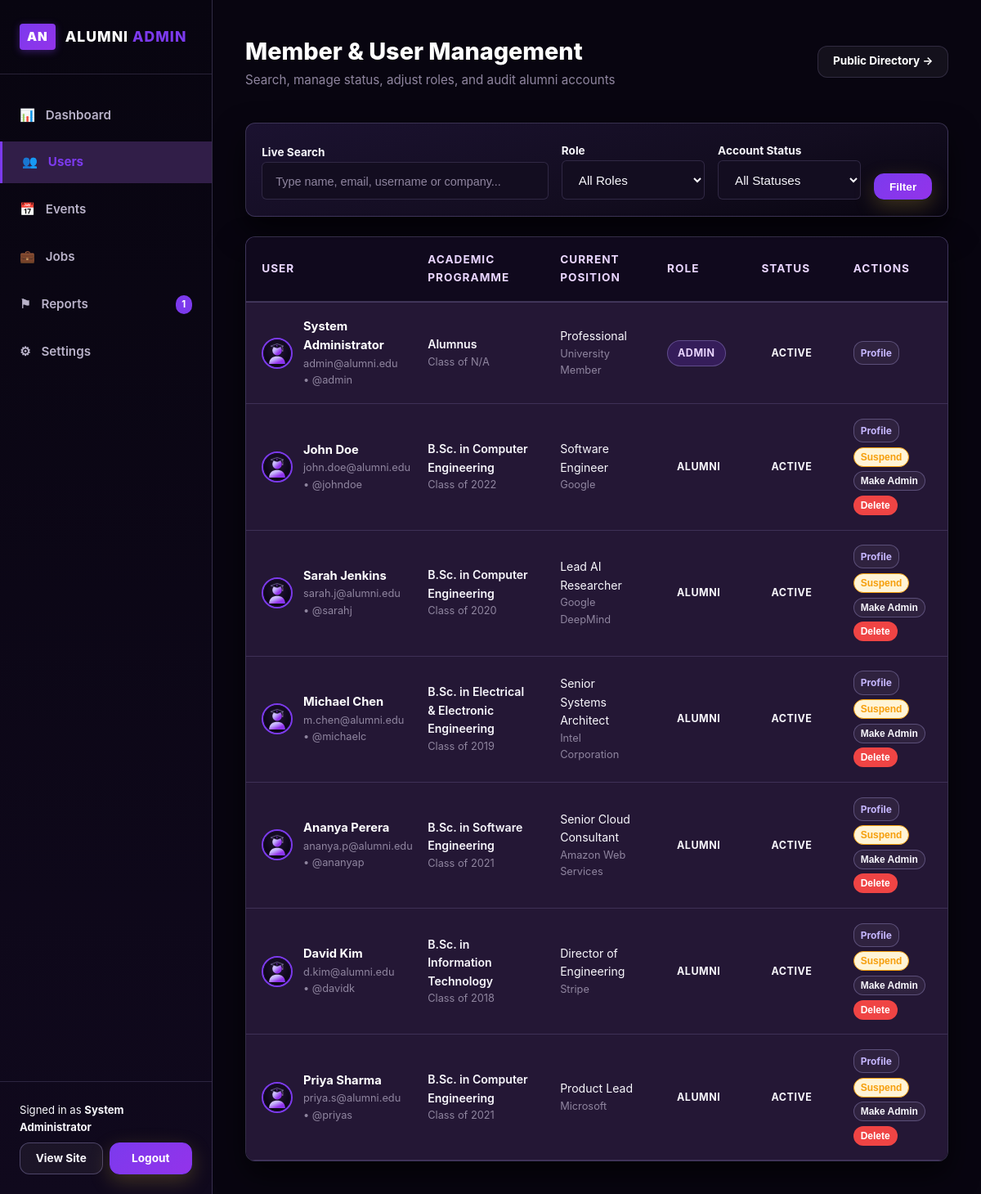
The page /admin/users.php (signed in) on the database its author committed.
### tables this page shows
CREATE TABLE IF NOT EXISTS users (
    id INT AUTO_INCREMENT PRIMARY KEY,
    username VARCHAR(50) NOT NULL UNIQUE,
    first_name VARCHAR(50) NOT NULL,
    last_name VARCHAR(50) NOT NULL,
    email VARCHAR(100) NOT NULL UNIQUE,
    password VARCHAR(255) NOT NULL,
    role ENUM('alumni', 'admin') NOT NULL DEFAULT 'alumni',
    status ENUM('active', 'suspended') NOT NULL DEFAULT 'active',
    created_at TIMESTAMP DEFAULT CURRENT_TIMESTAMP
);

CREATE TABLE IF NOT EXISTS alumni_profiles (
    id INT AUTO_INCREMENT PRIMARY KEY,
    user_id INT NOT NULL,
    graduation_year INT NOT NULL,
    degree_programme VARCHAR(150) NOT NULL,
    department VARCHAR(150) NOT NULL,
    current_job_title VARCHAR(150) NULL,
    current_company VARCHAR(150) NULL,
    location VARCHAR(150) NULL,
    phone VARCHAR(30) NULL,
    linkedin_url VARCHAR(255) NULL,
    bio TEXT NULL,
    profile_picture VARCHAR(255) DEFAULT 'default-avatar.svg',
    is_public TINYINT(1) NOT NULL DEFAULT 1,
    updated_at TIMESTAMP DEFAULT CURRENT_TIMESTAMP ON UPDATE CURRENT_TIMESTAMP,
    FOREIGN KEY (user_id) REFERENCES users(id) ON DELETE CASCADE
);

### config/db.php (called while the page is built, shortened)
<?php
function current_user_id() {
    return $_SESSION['user_id'] ?? null;
}
$db_host = '127.0.0.1';
$db_name = 'alumni_network';
$db_user = 'root';
$db_pass = '';
try {
    $db_connected = true;
} catch (PDOException $e) {
    try {
        $root_pdo = new PDO("mysql:host={$db_host};charset=utf8mb4", $db_user, $db_pass);
        $root_pdo->exec("CREATE DATABASE IF NOT EXISTS `{$db_name}` CHARACTER SET utf8mb4 COLLATE utf8mb4_unicode_ci");
        $pdo = new PDO("mysql:host={$db_host};dbname={$db_name};charset=utf8mb4", $db_user, $db_pass, [
            PDO::ATTR_ERRMODE => PDO::ERRMODE_EXCEPTION,
            PDO::ATTR_DEFAULT_FETCH_MODE => PDO::FETCH_ASSOC
        ]);
        $schemaPath = __DIR__ . '/../database/schema.sql';
        if (file_exists($schemaPath)) {
            $sql = file_get_contents($schemaPath);
            $pdo->exec($sql);
        }
        $db_connected = true;
    } catch (Exception $sub_ex) {
        $db_connected = false;
    }
}
function get_base_url() {
    $script_dir = str_replace('\\', '/', dirname($_SERVER['SCRIPT_NAME']));
    $parts = array_values(array_filter(explode('/', trim($script_dir, '/')), function($p) {
        return $p !== '' && $p !== '.';
    }));
    if (!empty($parts) && in_array(end($parts), ['auth', 'admin', 'config', 'includes'])) {
        array_pop($parts);
    }
    $path = implode('/', $parts);
    return '/' . ($path ? $path . '/' : '');
}

### includes/functions.php (called while the page is built, shortened)
<?php
require_once __DIR__ . '/../config/db.php';
function get_user_avatar_url($profile_picture = null) {
    $baseUrl = get_base_url();
    return $baseUrl . 'assets/images/default-avatar.svg';
}

### admin/users.php (the view, shortened to what this page needs)
<?php
require_once __DIR__ . '/../config/db.php';
require_once __DIR__ . '/../includes/functions.php';
$baseUrl = get_base_url();
$searchQuery = trim($_GET['search'] ?? '');
$usersList = [];
if ($db_connected && $pdo) {
    try {
        $sql = "
            SELECT u.*, p.degree_programme, p.graduation_year, p.current_company, p.current_job_title, p.profile_picture
            FROM users u
            LEFT JOIN alumni_profiles p ON u.id = p.user_id
            WHERE 1=1
        ";
        $params = [];
        $sql .= " ORDER BY (u.id = 1) DESC, u.created_at DESC";
        $stmt = $pdo->prepare($sql);
        $stmt->execute($params);
        $usersList = $stmt->fetchAll();
    } catch (Exception $e) {
        $usersList = [];
    }
}
?>
<!DOCTYPE html>
<html lang="en">
<head>
    <link rel="stylesheet" href="<?php echo $baseUrl; ?>assets/css/style.css">
</head>
<body style="background: var(--bg-color);">
<div class="admin-layout">
    <?php require_once __DIR__ . '/includes/sidebar.php'; ?>
    <main class="admin-main">
        <div class="admin-header">
            <div>
                <h1 class="admin-title">Member & User Management</h1>
                <p style="color: var(--text-muted); font-size: 0.95rem;">Search, manage status, adjust roles, and audit alumni accounts</p>
            </div>
            <div>
                <a href="<?php echo $baseUrl; ?>directory.php" target="_blank" class="btn btn-outline-light btn-sm" style="color: var(--text-light); border-color: var(--border-color);">
                    Public Directory &rarr;
                </a>
            </div>
        </div>
        <div class="card" style="margin-bottom: 1.5rem; padding: 1.2rem;">
            <form method="GET" action="users.php" style="display: flex; gap: 1rem; flex-wrap: wrap; align-items: flex-end;">
                <div style="flex: 2; min-width: 220px;">
                    <label style="font-size: 0.85rem; font-weight: 700; color: var(--text-color); margin-bottom: 0.3rem;">Live Search</label>
                    <input type="text" id="userLiveSearch" name="search" class="form-control"
                           placeholder="Type name, email, username or company..."
                           value="<?php echo htmlspecialchars($searchQuery); ?>" onkeyup="liveFilterUsers();">
                </div>
                <div style="flex: 1; min-width: 140px;">
                    <label style="font-size: 0.85rem; font-weight: 700; color: var(--text-color); margin-bottom: 0.3rem;">Role</label>
                    <select name="role" class="form-control" onchange="this.form.submit();">
                        <option value="">All Roles</option>
                    </select>
                </div>
                <div style="flex: 1; min-width: 140px;">
                    <label style="font-size: 0.85rem; font-weight: 700; color: var(--text-color); margin-bottom: 0.3rem;">Account Status</label>
                    <select name="status" class="form-control" onchange="this.form.submit();">
                        <option value="">All Statuses</option>
                    </select>
                </div>
                <div style="display: flex; gap: 0.5rem;">
                    <button type="submit" class="btn btn-gold btn-sm">Filter</button>
                </div>
            </form>
        </div>
        <div class="card" style="padding: 0; overflow-x: auto;">
            <table class="table admin-table" id="usersTable" style="margin: 0;">
                <thead>
                    <tr>
                        <th>User</th>
                        <th>Academic Programme</th>
                        <th>Current Position</th>
                        <th>Role</th>
                        <th>Status</th>
                        <th>Actions</th>
                    </tr>
                </thead>
                <tbody>
                    <?php if (empty($usersList)): ?>
                        <tr>
                            <td colspan="6" style="text-align: center; padding: 3rem; color: var(--text-muted);">
                                No users found matching query.
                            </td>
                        </tr>
                    <?php else: ?>
                        <?php foreach ($usersList as $u): ?>
                            <tr class="user-row">
                                <td>
                                    <div style="display: flex; align-items: center; gap: 0.8rem;">
                                        <img src="<?php echo get_user_avatar_url($u['profile_picture'] ?? 'default-avatar.svg'); ?>"
                                             alt="Avatar" style="width: 38px; height: 38px; border-radius: 50%; object-fit: cover; border: 2px solid var(--accent-color);">
                                        <div>
                                            <strong class="user-fullname" style="color: var(--text-light);">
                                                <?php echo htmlspecialchars($u['first_name'] . ' ' . $u['last_name']); ?>
                                            </strong>
                                            <div class="user-email" style="font-size: 0.8rem; color: var(--text-muted);">
                                                <?php echo htmlspecialchars($u['email']); ?> &bull; @<?php echo htmlspecialchars($u['username']); ?>
                                            </div>
                                        </div>
                                    </div>
                                </td>
                                <td>
                                    <div style="font-size: 0.88rem; font-weight: 600;">
                                        <?php echo htmlspecialchars($u['degree_programme'] ?? 'Alumnus'); ?>
                                    </div>
                                    <div style="font-size: 0.8rem; color: var(--text-muted);">
                                        Class of <?php echo htmlspecialchars($u['graduation_year'] ?? 'N/A'); ?>
                                    </div>
                                </td>
                                <td>
                                    <div class="user-company" style="font-size: 0.88rem;">
                                        <?php echo htmlspecialchars($u['current_job_title'] ?? 'Professional'); ?>
                                    </div>
                                    <div style="font-size: 0.8rem; color: var(--text-muted);">
                                        <?php echo htmlspecialchars($u['current_company'] ?? 'University Member'); ?>
                                    </div>
                                </td>
                                <td>
                                    <?php if ($u['role'] === 'admin'): ?>
                                        <span class="badge" style="background: rgba(124, 58, 237, 0.2); color: var(--pale-highlight); border: 1px solid rgba(196, 181, 253, 0.3);">Admin</span>
                                    <?php else: ?>
                                        <span class="badge badge-secondary">Alumni</span>
                                    <?php endif; ?>
                                </td>
                                <td>
                                    <?php if ($u['status'] === 'active'): ?>
                                        <span class="badge badge-success">Active</span>
                                    <?php else: ?>
                                        <span class="badge badge-danger">Suspended</span>
                                    <?php endif; ?>
                                </td>
                                <td>
                                    <div style="display: flex; gap: 0.35rem; align-items: center; flex-wrap: wrap;">
                                        <a href="../profile.php?id=<?php echo $u['id']; ?>" target="_blank" class="btn btn-outline-light btn-sm" style="font-size: 0.75rem; padding: 0.25rem 0.5rem; color: var(--accent-light);" title="View Public Profile">
                                            Profile
                                        </a>
                                        <?php if ($u['id'] !== 1 && $u['id'] !== current_user_id()): ?>
                                            <form method="POST" action="users.php" style="display: inline;">
                                                <?php if ($u['status'] === 'active'): ?>
                                                    <button type="submit" class="btn btn-sm" style="background: #FFF4D6; color: var(--warning-color); border: 1px solid var(--warning-color); font-size: 0.75rem; padding: 0.25rem 0.5rem;" onclick="return confirm('Suspend this user account?');">
                                                        Suspend
                                                    </button>
                                                <?php else: ?>
                                                    <button type="submit" class="btn btn-sm btn-outline-gold" style="font-size: 0.75rem; padding: 0.25rem 0.5rem;">
                                                        Activate
                                                    </button>
                                                <?php endif; ?>
                                            </form>
                                            <form method="POST" action="users.php" style="display: inline;">
                                                <button type="submit" class="btn btn-outline-light btn-sm" style="font-size: 0.75rem; padding: 0.25rem 0.5rem; color: var(--text-color);" onclick="return confirm('Change user role to <?php echo ($u['role'] === 'admin') ? 'Alumni' : 'Admin'; ?>?');">
                                                    <?php echo ($u['role'] === 'admin') ? 'Demote' : 'Make Admin'; ?>
                                                </button>
                                            </form>
                                            <form method="POST" action="users.php" style="display: inline;">
                                                <button type="submit" class="btn btn-sm" style="background: var(--danger-color); color: #fff; font-size: 0.75rem; padding: 0.25rem 0.5rem;" onclick="return confirm('PERMANENT DELETION: Are you sure you want to completely delete this user and all associated records?');">
                                                    Delete
                                                </button>
                                            </form>
                                        <?php endif; ?>
                                    </div>
                                </td>
                            </tr>
                        <?php endforeach; ?>
                    <?php endif; ?>
                </tbody>
            </table>
        </div>
    </main>
</div>
</body>
</html>

### rows shown on the page
users: first_name+last_name "System Administrator", email "admin@alumni.edu", username "admin", degree_programme "Alumnus", graduation_year "N/A", current_job_title "Professional", current_company "University Member", role "ADMIN", status "ACTIVE"
alumni_profiles: profile_picture (placeholder picture), user.last_name "John Doe", user.email "john.doe@alumni.edu", user.username "johndoe", degree_programme "B.Sc. in Computer Engineering", graduation_year "2022", current_job_title "Software Engineer", current_company "Google", shows "ALUMNI", shows "Suspend", shows "Make Admin"
alumni_profiles: profile_picture (placeholder picture), user.last_name "Sarah Jenkins", user.email "sarah.j@alumni.edu", user.username "sarahj", degree_programme "B.Sc. in Computer Engineering", graduation_year "2020", current_job_title "Lead AI Researcher", current_company "Google DeepMind", shows "ALUMNI", shows "Suspend", shows "Make Admin"
alumni_profiles: profile_picture (placeholder picture), user.last_name "Michael Chen", user.email "m.chen@alumni.edu", user.username "michaelc", degree_programme "B.Sc. in Electrical & Electronic Engineering", graduation_year "2019", current_job_title "Senior Systems Architect", current_company "Intel Corporation", shows "ALUMNI", shows "Suspend", shows "Make Admin"
alumni_profiles: profile_picture (placeholder picture), user.last_name "Ananya Perera", user.email "ananya.p@alumni.edu", user.username "ananyap", degree_programme "B.Sc. in Software Engineering", graduation_year "2021", current_job_title "Senior Cloud Consultant", current_company "Amazon Web Services", shows "ALUMNI", shows "Suspend", shows "Make Admin"
alumni_profiles: profile_picture (placeholder picture), user.last_name "David Kim", user.email "d.kim@alumni.edu", user.username "davidk", degree_programme "B.Sc. in Information Technology", graduation_year "2018", current_job_title "Director of Engineering", current_company "Stripe", shows "ALUMNI", shows "Suspend", shows "Make Admin"
alumni_profiles: profile_picture (placeholder picture), user.last_name "Priya Sharma", user.email "priya.s@alumni.edu", user.username "priyas", degree_programme "B.Sc. in Computer Engineering", graduation_year "2021", current_job_title "Product Lead", current_company "Microsoft", shows "ALUMNI", shows "Suspend", shows "Make Admin"

### other values the page prints
$pendingRepCount "1"
$_SESSION['user_name'] "System Administrator"
